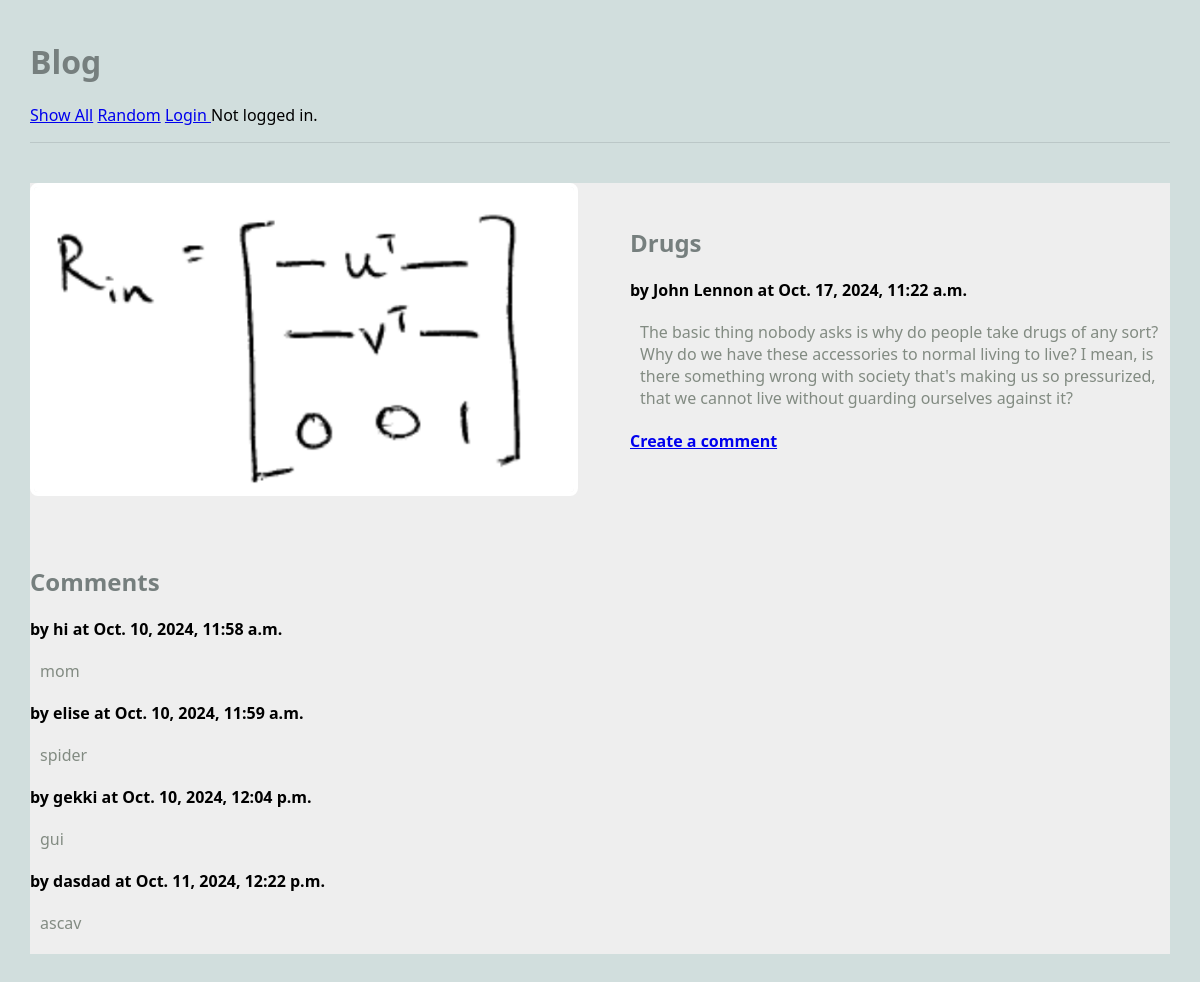
Screenshot of /blog/ with the database file from the repository.
### blog/models.py (models this page shows, shortened)
class Article(models.Model):
    user = models.ForeignKey(User, on_delete=models.CASCADE)
    title = models.TextField(blank=False)
    author = models.TextField(blank=False)
    text = models.TextField(blank=False)
    published = models.DateTimeField(auto_now=True)
    image_file = models.ImageField(blank = True)
    def get_comments(self):
        comments = Comment.objects.filter(article=self)
        return comments

class Comment(models.Model):
    article = models.ForeignKey("Article", on_delete=models.CASCADE)
    author = models.TextField(blank=False)
    text = models.TextField(blank=False)
    published = models.DateTimeField(auto_now=True)
    def __str__(self):
        return f'{self.text}'

### blog/views.py (the view)
# urls.py: path(r'', views.RandomArticleView.as_view(), name='random'), ## new
class RandomArticleView(DetailView):
    model = Article
    template_name = 'blog/article.html'
    context_object_name = 'article'
    def get_object(self):
        all_articles = Article.objects.all()
        return random.choice(all_articles)

### blog/templates/blog/article.html (shortened to what this page needs)
{% extends 'blog/base.html' %}
{% block content %}
<main class="grid-container">
    <article class="featured">
        <img src="{{article.image_file.url}}" alt="{{article.image_file.url}}">
        <div>
        <h2>{{article.title}}</h2>
        <strong>by {{article.author}} at {{article.published}}</strong>
        <p>
        {{article.text}}
        </p>
        <h4>
            <a href = "{% url 'create_comment' article.pk%}">Create a comment</a> </h4>
        </div>
    </article>
    <div>
    <h2>Comments</h2>
    {% for c in article.get_comments %}
    <article>
        <div>
        <strong>by {{c.author}} at {{c.published}}</strong>
        <p>
        {{c.text}}
        </div>
    </article>
    {% endfor %}
</div>
</main>
{% endblock %}

### static/styles-blog.css (style rules this page uses)
body { margin: 30px; background: #d1dedd; font-family:'Segoe UI', Tahoma, Geneva, Verdana, sans-serif; }
h1, h2, h3 { color: #767f7e; }
p { color: #828b82; }
.grid-container { background: #eee; max-width: 900px; display: grid; grid-template-columns: repeat(3, 1fr); grid-gap: 10px; max-width: 1200px; margin: 20px auto; }
article.featured { grid-column: span 3; display: grid; gap: 60px; grid-template-columns: 1fr 1fr; align-items: center; border-bottom: 1px #bbc7c7; padding-bottom: 40px; }
article img, article.featured img { width: 100%; border: 4px solid #fff; border-radius: 8px; }
article p, article h3 { margin: 20px 10px; }

### rows the page displays
Article: image_file (picture), title "Drugs", author "John Lennon", published "Oct. 17, 2024, 11:22 a.m.", text "The basic thing nobody asks is why do people take drugs of any sort? Why do we have these accessories to normal living to live? I mean, is there something wrong with society that's making us so pressurized, that we cannot live without guarding ourselves against it?"
Comment: author "hi", published "Oct. 10, 2024, 11:58 a.m.", text "mom"
Comment: author "elise", published "Oct. 10, 2024, 11:59 a.m.", text "spider"
Comment: author "gekki", published "Oct. 10, 2024, 12:04 p.m.", text "gui"
Comment: author "dasdad", published "Oct. 11, 2024, 12:22 p.m.", text "ascav"
